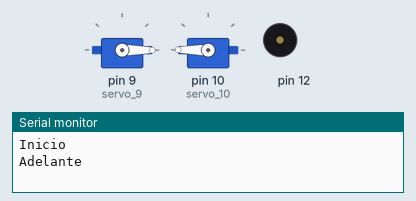
This sketch was run on a simulated Arduino Uno, built with avr-gcc and run on an emulated ATmega328P. Parts: 2 × servo, buzzer (waves = sounding), the last lines printed to the serial monitor.

Above: at 0.05 s.
At 2.25 s:
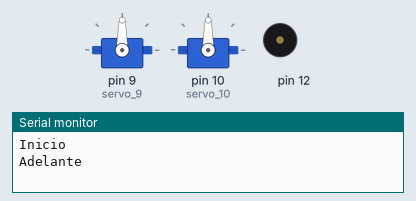
At 4.5 s:
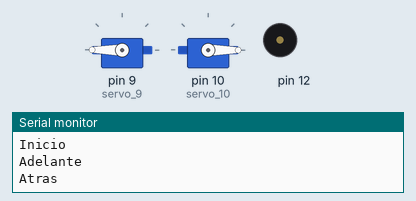
At 5.75 s:
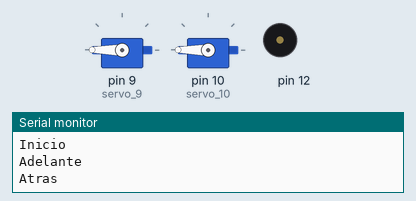
At 7.05 s:
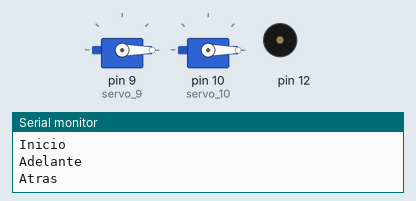
At 9.0 s:
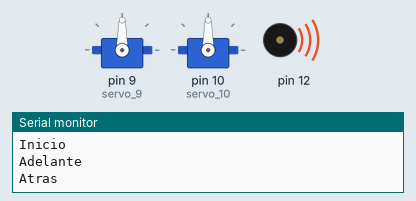
Timing chart, 0 to 11.7 s (numbered marks = the images above):
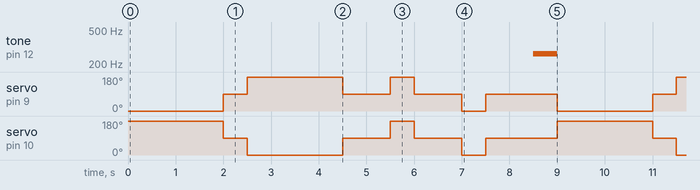

Measured:
- by itself, tone on pin 12: alternates 262 Hz for 0.50 s and silent for 8.5 s
- by itself, servo on pin 9 (servo_9): repeats every 9.0 s: 180° 2.0 s, 90° 1.0 s, 180° 0.50 s, 90° 1.0 s, 0° 0.50 s, 90° 1.5 s, 0° 2.0 s, 90° 0.50 s
- by itself, servo on pin 10 (servo_10): repeats every 9.0 s: 0° 2.0 s, 90° 1.0 s, 180° 0.50 s, 90° 1.0 s, 0° 0.50 s, 90° 1.5 s, 180° 2.0 s, 90° 0.50 s

The sketch:

Test_Minisumo.ino
```cpp
#include <Servo.h>
Servo servo_9;
Servo servo_10;

void setup() {
  Serial.begin(115200);
  servo_9.attach(9); // init pin
  servo_10.attach(10); // init pin
  pinMode(12, OUTPUT);
  pinMode(2, INPUT);
  pinMode(3, INPUT);
  pinMode(4, INPUT);
  Serial.println("Inicio");
}

void loop() {
  Adelante();
  delay(2000);
  Para();
  delay(500);
  Atras();
  delay(2000);
  Para();
  delay(1000);
  Gira_Derecha();
  Para();
  delay(1000);
  Gira_Izquierda();
  Para();
  delay(1000);
  Pita();

}

void Adelante()
{
  Serial.println("Adelante");
  servo_9.write(0); // write to servo
  servo_10.write(180); // write to servo
}

void Atras()
{
  Serial.println("Atras");
  servo_9.write(180); // write to servo
  servo_10.write(0); // write to servo
}

void Para()
{
  servo_9.write(90); // write to servo
  servo_10.write(90); // write to servo
}

void Gira_Derecha()
{
  servo_9.write(180); // write to servo
  servo_10.write(180); // write to servo
  delay(500);
}

void Gira_Izquierda()
{
  servo_9.write(0); // write to servo
  servo_10.write(0); // write to servo
  delay(500);
}

void Pita()
{
  tone(12, 262, 500); // write to buzzer
  delay(500);
}
```
